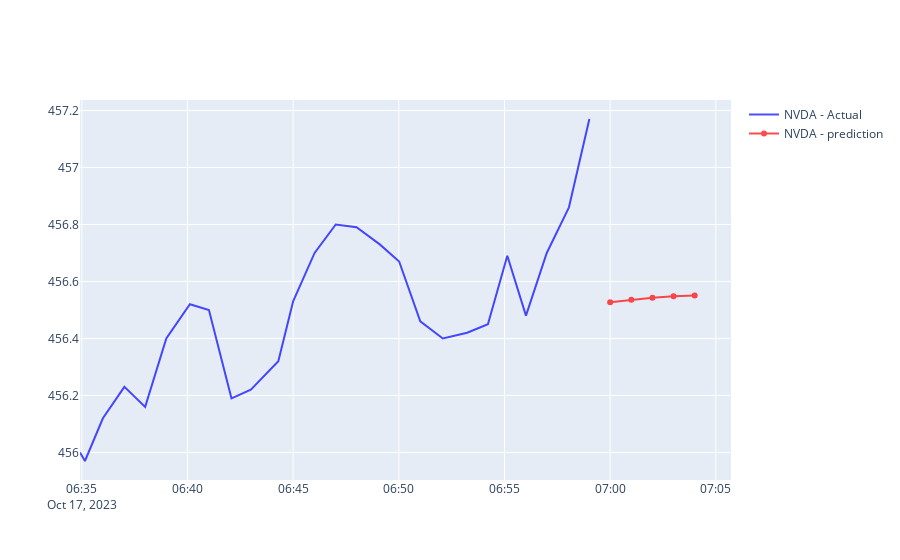

Source (notebook cell):
### Code cell
fig=go.Figure()
fig.add_trace(go.Scatter(x=NVDA.index,
                         y=NVDA['price'],
                         opacity=0.7,
                         line=dict(color='blue', width=2),
                         name='NVDA - Actual'))
fig.add_trace(go.Scatter(x=nvda_predictions.index,
                         y=nvda_predictions['price'],
                         opacity=0.7,
                         line=dict(color='red', width=2),
                         name='NVDA - prediction'))
# Show the figure
fig.show()

### Figure 1 — Plotly figure (JSON) as saved in the notebook; plotly's stock layout.template omitted (floating-point values rounded to 4 significant figures)
{"data": [{"line": {"color": "blue", "width": 2}, "name": "NVDA - Actual", "opacity": 0.7, "type": "scatter", "x": ["2023-10-17 06:34:55", "2023-10-17 06:35:09", "2023-10-17 06:36:00", "2023-10-17 06:37:01", "2023-10-17 06:38:00", "2023-10-17 06:39:00", "2023-10-17 06:40:07", "2023-10-17 06:41:01", "2023-10-17 06:42:05", "2023-10-17 06:43:00", "2023-10-17 06:44:18", "2023-10-17 06:45:00", "2023-10-17 06:46:01", "2023-10-17 06:47:01", "2023-10-17 06:48:00", "2023-10-17 06:49:06", "2023-10-17 06:50:01", "2023-10-17 06:51:01", "2023-10-17 06:52:05", "2023-10-17 06:53:14", "2023-10-17 06:54:13", "2023-10-17 06:55:08", "2023-10-17 06:56:01", "2023-10-17 06:57:00", "2023-10-17 06:58:03", "2023-10-17 06:59:01"], "y": [456, 456.0, 456.1, 456.2, 456.2, 456.4, 456.5, 456.5, 456.2, 456.2, 456.3, 456.5, 456.7, 456.8, 456.8, 456.7, 456.7, 456.5, 456.4, 456.4, 456.4, 456.7, 456.5, 456.7, 456.9, 457.2]}, {"line": {"color": "red", "width": 2}, "name": "NVDA - prediction", "opacity": 0.7, "type": "scatter", "x": ["2023-10-17 07:00:00", "2023-10-17 07:01:00", "2023-10-17 07:02:00", "2023-10-17 07:03:00", "2023-10-17 07:04:00"], "y": [456.5, 456.5, 456.5, 456.5, 456.6]}], "layout": {}}
